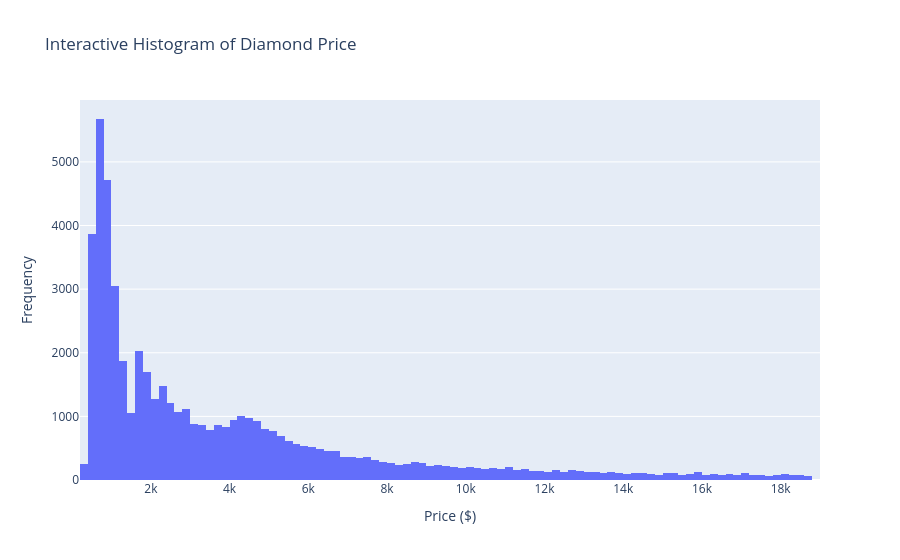

Here is the notebook cell this chart was saved with:
### Markdown cell above
### Interactive Histogram of price

### Code cell
# Interactive histogram of price using px.histogram()
fig = px.histogram(diamonds_df, x='price', 
                    title='Interactive Histogram of Diamond Price',
                    labels={'price': 'Price ($)'})
fig.update_layout(xaxis_title='Price ($)', yaxis_title='Frequency')
fig.show()

### Figure 1 — Plotly figure (JSON) as saved in the notebook; plotly's stock layout.template omitted (floating-point values rounded to 4 significant figures; data arrays with more than 128 entries replaced by an {"elided": "..."} marker saying what was removed)
{"data": [{"bingroup": "x", "hovertemplate": "Price ($)=%{x}<br>count=%{y}<extra></extra>", "legendgroup": "", "marker": {"color": "#636efa", "pattern": {"shape": ""}}, "name": "", "orientation": "v", "showlegend": false, "type": "histogram", "x": {"elided": "53940 int values"}, "xaxis": "x", "yaxis": "y"}], "layout": {"barmode": "relative", "legend": {"tracegroupgap": 0}, "title": {"text": "Interactive Histogram of Diamond Price"}, "xaxis": {"anchor": "y", "domain": [0, 1], "title": {"text": "Price ($)"}}, "yaxis": {"anchor": "x", "domain": [0, 1], "title": {"text": "Frequency"}}}}
